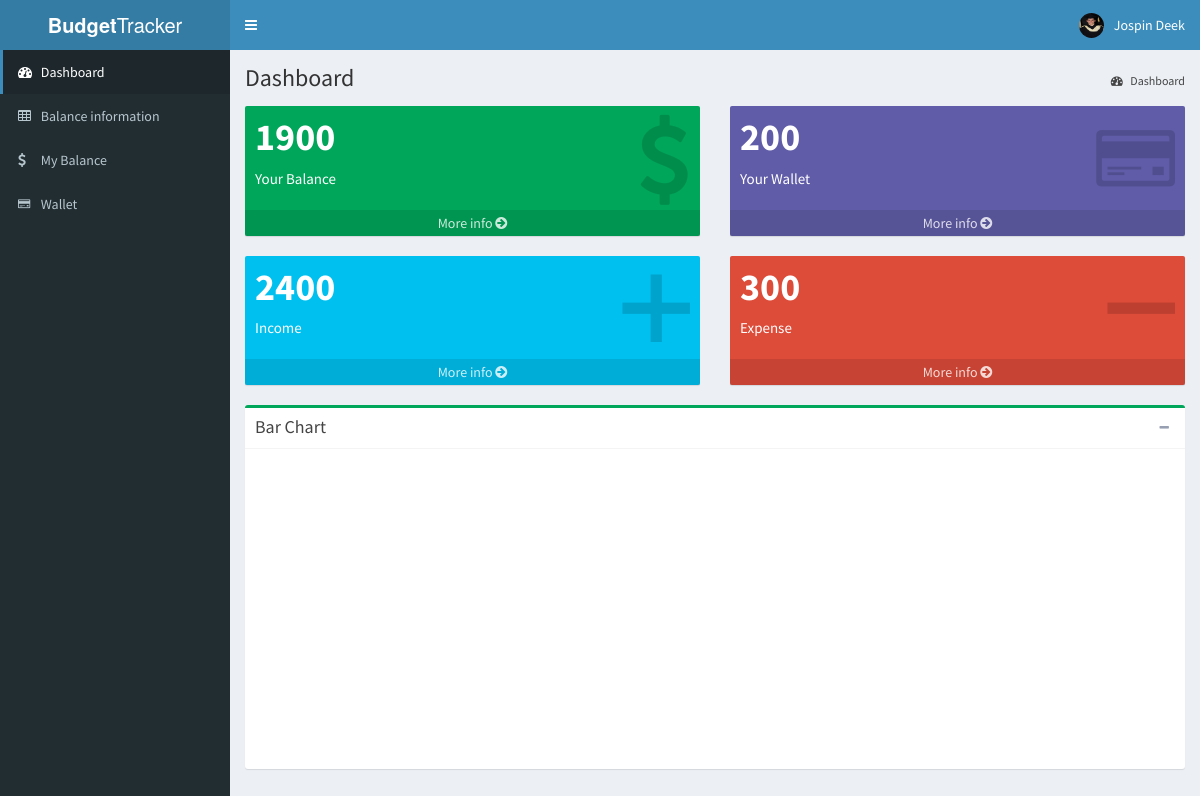
Page /index.php (signed in) on the committed database.
### tables this page shows
CREATE TABLE `users` (
  `uid` int(11) NOT NULL,
  `email` varchar(255) NOT NULL,
  `password` varchar(255) NOT NULL,
  `fullName` varchar(255) NOT NULL,
  `balance` int(11) NOT NULL,
  `Income` int(11) NOT NULL,
  `expense` int(11) NOT NULL,
  `wallet` int(11) NOT NULL,
  `image` text NOT NULL
);

### index.php (the view, shortened to what this page needs)
<!DOCTYPE html>
<?php
	require("include/dbInfo.php");
if( (isset($_SESSION['created']) && $_SESSION['created']==true) ||  (isset($_SESSION['loggedIn']) && $_SESSION['loggedIn']==true)){
$email=$_SESSION["email"];
$inf=$mysqli->prepare("select * from users where email=?");
$inf->bind_param("s",$email);
$inf->execute();
$inf->store_result();
$inf->bind_result($id,$email,$p,$name,$balance,$income,$expense,$wallet,$image);
 ?>
<html>
<head>
  <link rel="stylesheet" href="css/bootstrap.min.css">
  <link rel="stylesheet" href="css/font-awesome.min.css">
  <link rel="stylesheet" href="css/ionicons.min.css">
  <link rel="stylesheet" href="css/AdminLTE.min.css">
  <link rel="stylesheet" href="css/_all-skins.min.css">
  <link rel="stylesheet" href="css/morris.css">
  <link rel="stylesheet" href="css/jquery-jvectormap.css">
  <link rel="stylesheet" href="css/bootstrap-datepicker.min.css">
  <link rel="stylesheet" href="css/daterangepicker.css">
  <link rel="stylesheet" href="css/bootstrap3-wysihtml5.min.css">
</head>
<body class="hold-transition skin-blue sidebar-mini">
  <div class="wrapper">
    <header class="main-header">
      <a href="index.php" class="logo">
        <span class="logo-lg"><b>Budget</b>Tracker</span>
      </a>
      <nav class="navbar navbar-static-top">
        <a href="#" class="sidebar-toggle" data-toggle="push-menu" role="button">
        </a>
        <div class="navbar-custom-menu">
          <ul class="nav navbar-nav">
            <li class="dropdown user user-menu">
              <a href="#" class="dropdown-toggle" data-toggle="dropdown">
                <img src="<?=$image?>" class="user-image" alt="User Image">
                <span class="hidden-xs"><?= $name ?></span>
              </a>
            </li>
          </ul>
        </div>
      </nav>
    </header>
    <aside class="main-sidebar">
      <section class="sidebar">
        <ul class="sidebar-menu" data-widget="tree">
            <li class="active">
              <a href="index.php">
                <i class="fa fa-dashboard"></i> <span>Dashboard</span>
              </a>
            </li>
            <li >
              <a href="data.php">
                <i class="fa fa-table"></i> <span>Balance information</span>
              </a>
            </li>
            <li >
              <a href="balance.php">
                <i class="fa fa-dollar"></i> <span>My Balance</span>
            </a>
            </li>
            <li >
              <a href="wallet.php">
                <i class="ion ion-card"></i> <span>Wallet</span>
              </a>
            </li>
        </ul>
      </section>
    </aside>
    <div class="content-wrapper" >
      <section class="content-header">
        <h1>
          Dashboard
        </h1>
        <ol class="breadcrumb">
    <li><a href="index.php"><i class="fa fa-dashboard"></i> Dashboard</a></li>
        </ol>
      </section>
      <section class="content">
        <div class="row">
          <div class="col-xs-6">
            <div class="small-box bg-green">
              <div class="inner">
                <h3><?=$balance?><sup style="font-size: 20px"></sup></h3>
                <p>Your Balance</p>
              </div>
              <div class="icon">
                <i class="fa fa-dollar"></i>
              </div>
              <a href="data.php" class="small-box-footer">
                More info <i class="fa fa-arrow-circle-right"></i>
              </a>
            </div>
          </div>
          <div class="col-xs-6">
            <div class="small-box bg-purple">
              <div class="inner">
                <h3><?= $wallet?><sup style="font-size: 20px"></sup></h3>
                <p>Your Wallet</p>
              </div>
              <div class="icon">
                <i class="ion ion-card"></i>
              </div>
              <a href="wallet.php" class="small-box-footer">
                More info <i class="fa fa-arrow-circle-right"></i>
              </a>
            </div>
          </div>
                <div class=" col-xs-6">
                  <div class="small-box bg-aqua">
                    <div class="inner">
                      <h3><?=$income?></h3>
                      <p>Income</p>
                    </div>
                    <div class="icon">
                      <i class="ion ion-plus"></i>
                    </div>
                    <a href="data.php" class="small-box-footer">More info <i class="fa fa-arrow-circle-right"></i></a>
                  </div>
                </div>
                <div class="col-xs-6">
                  <div class="small-box bg-red">
                    <div class="inner">
                      <h3><?=$expense?></h3>
                      <p>Expense</p>
                    </div>
                    <div class="icon">
                      <i class="ion ion-minus"></i>
                    </div>
                    <a href="data.php" class="small-box-footer">More info <i class="fa fa-arrow-circle-right"></i></a>
                  </div>
                </div>
              </div>
        <div class="box box-success">
					<div class="box-header with-border">
            <h3 class="box-title">Bar Chart</h3>
            <div class="box-tools pull-right">
              <button type="button" class="btn btn-box-tool" data-widget="collapse"><i class="fa fa-minus"></i>
              </button>
            </div>
          </div>
					<div class="box-body chart-responsive">
            <div class="chart" id="bar-chart" style="height: 300px;"></div>
          </div>
        </div>
      </section>
    </div>
  </div>
</body>
</html>
<?php
}
else{
	header('Location: login.php');
}
 ?>

### rows in the picture
users: image (picture), fullName "Jospin Deek", balance "1900", wallet "200", Income "2400", expense "300"
